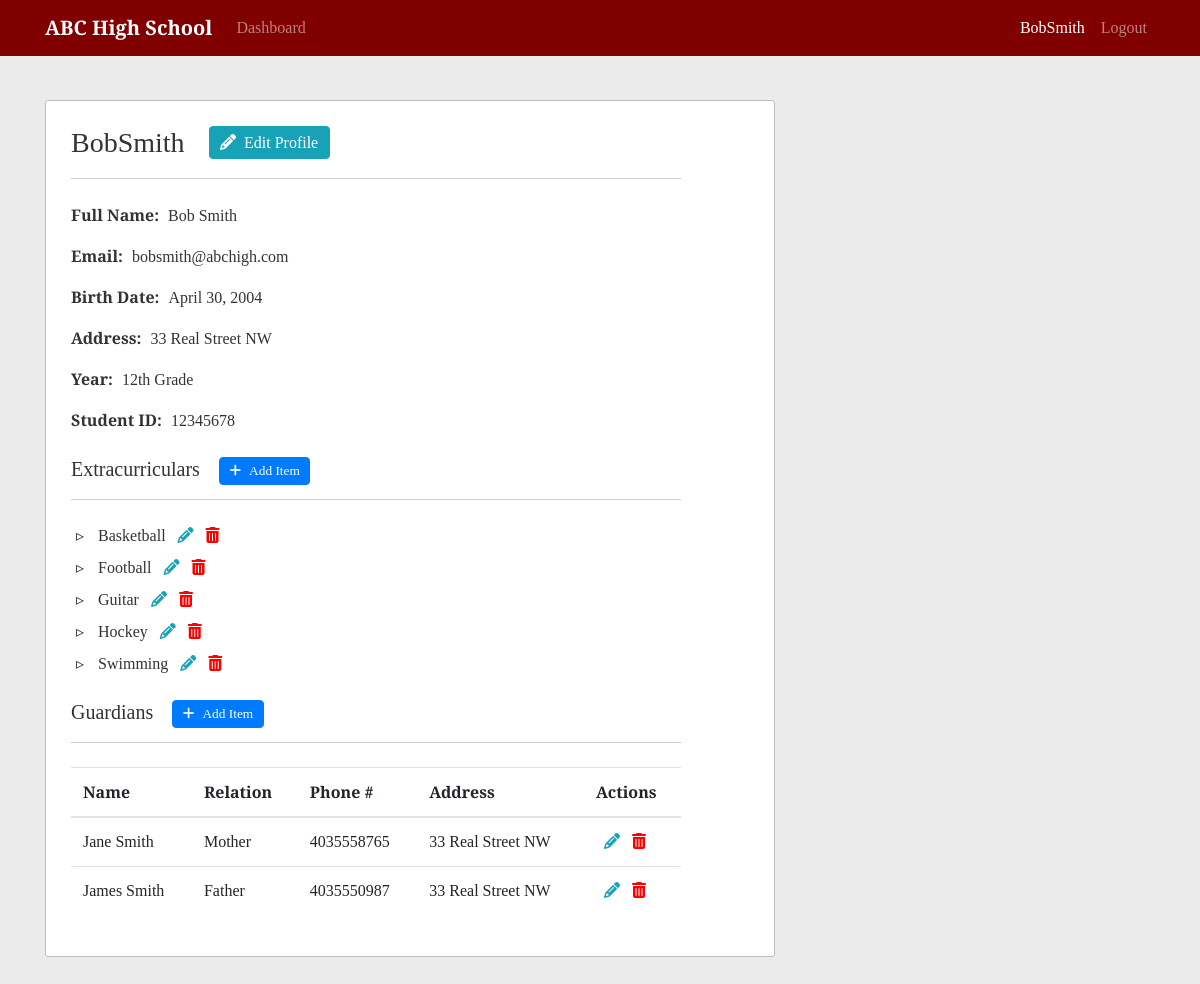
Before: /profile/BobSmith/ (signed in) with the older database file.
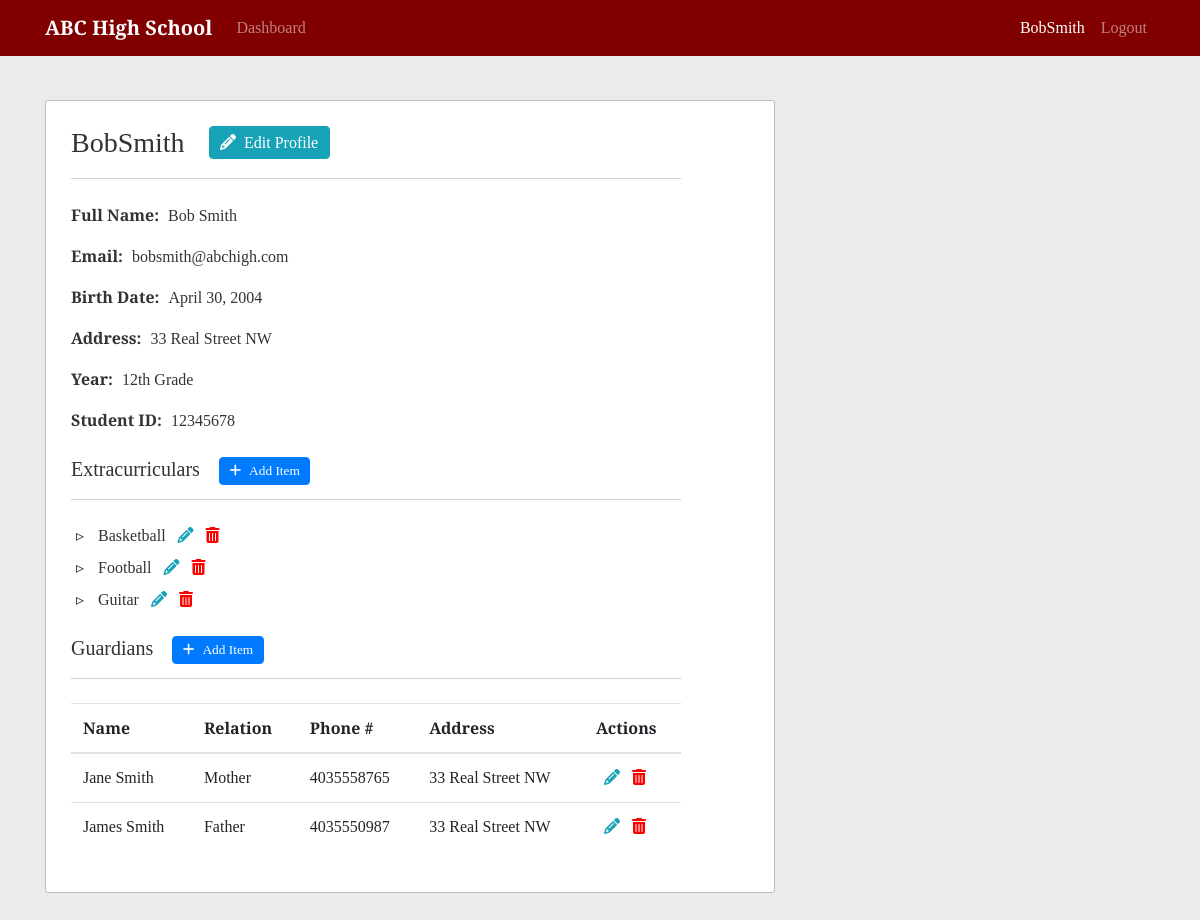
After: the same page with the newer database file.
### users/models.py (models this page shows, shortened)
class Profile(models.Model):
    user = models.OneToOneField(User, on_delete=models.CASCADE)
    birth_date = models.DateField(null=True, blank=True)
    address = models.CharField(max_length=255, blank=True)

class Student(models.Model):
    GRADE_TEN = '10'
    GRADE_ELEVEN = '11'
    GRADE_TWELVE = '12'
    YEAR_CHOICES = [
        (GRADE_TEN, '10th Grade'),
        (GRADE_ELEVEN, '11th Grade'),
        (GRADE_TWELVE, '12th Grade')
    ]
    user = models.OneToOneField(User, on_delete=models.CASCADE, primary_key=True)
    year = models.CharField(max_length=2, choices=YEAR_CHOICES)
    student_id_no = models.PositiveIntegerField(unique=True)

### school/models.py (models this page shows, shortened)
class ExtraCurricular(models.Model):
    student = models.ForeignKey(Student, on_delete=models.CASCADE)
    activity_name = models.CharField(max_length=100)
    class Meta:
        unique_together = ['student', 'activity_name']

class Guardian(models.Model):
    student = models.ForeignKey(Student, on_delete=models.CASCADE)
    first_name = models.CharField(max_length=255)
    last_name = models.CharField(max_length=255)
    phone_number = models.CharField(max_length=20)
    address = models.CharField(max_length=255)
    relation = models.CharField(max_length=255)
    class Meta:
        unique_together = ['student', 'first_name', 'last_name']

### users/views.py (the view, shortened to what this page needs)
# urls.py: path('profile/', user_views.profile_redirect, name='profile-redirect'),
def profile(request, **kwargs):
    if not (request.user.is_authenticated):
        return redirect('login')
    user = request.user
    profile_user = User.objects.filter(username=kwargs.get('username')).first()
    if not profile_user:
        return redirect('access-denied')
    temp_student = Student.objects.filter(user=profile_user).first()
    extra_curriculars = ExtraCurricular.objects.filter(student=temp_student)
    guardians = Guardian.objects.filter(student=temp_student)
    temp_instructor = Instructor.objects.filter(user=profile_user).first()
    taught_courses = Course.objects.filter(instructor=temp_instructor)
    context = {
        'kwargs': kwargs,
        'profile_user': profile_user,
        'extra_curriculars': extra_curriculars,
        'guardians': guardians,
        'taught_courses': taught_courses
    }
    if user.is_superuser:
        return render(request, 'users/profile.html', context=context)
    if (profile_user.is_superuser):
        return redirect('access-denied')
    if (user == profile_user):
        return render(request, 'users/profile.html', context=context)

### users/templates/users/profile.html (shortened to what this page needs)
{% extends "school/content.html" %}
{% block content %}
  <div class="content-section">
    <div class="content-title">
      <h3 class="profile-title">{{ kwargs.username }}</h3>
      {% if user.username == kwargs.username %}
        <a class="btn btn-info profile-button" href="{% url 'update-profile' user.profile.id %}"><i class="fas fa-pencil-alt mr-2"></i>Edit Profile</a>
      {% endif %}
    </div>
    <p>
      <span class="data-title">Full Name:</span>
      <span class="data-content">{{ profile_user.first_name }} {{ profile_user.last_name }}</span>
    </p>
    <p>
      <span class="data-title">Email:</span>
      <span class="data-content">{{ profile_user.email }}</span>
    </p>
    <p>
      <span class="data-title">Birth Date:</span>
      <span class="data-content">{{ profile_user.profile.birth_date }}</span>
    </p>
    <p>
      <span class="data-title">Address:</span>
      <span class="data-content">{{ profile_user.profile.address }}</span>
    </p>
    {% if profile_user.student %}
      <p>
        <span class="data-title">Year:</span>
        <span class="data-content">{{ profile_user.student.get_year_display }}</span>
      </p>
      <p>
        <span class="data-title">Student ID:</span>
        <span class="data-content">{{ profile_user.student.student_id_no }}</span>
      </p>
      <div class="content-title mt-4">
        <h5 class="profile-title">Extracurriculars</h5>
        {% if user.username == kwargs.username %}
          <a class="btn btn-primary sub-profile-button" href="{% url 'create-extra-curricular' %}"><i class="fas fa-plus mr-2"></i>Add Item</a>
        {% endif %}
      </div>
      {% if extra_curriculars %}
        <ul class="profile-list">
        {% for extra_curricular in extra_curriculars %}
          <li class="profile-list-item">
            {{ extra_curricular.activity_name }}
            {% if user.username == kwargs.username %}
              <span class="inline-row-buttons">
                <a class="edit-link" href="{% url 'update-extra-curricular' extra_curricular.id %}"><i class="fas fa-pencil-alt ml-2"></i></a>
                <a class="delete-link" href="{% url 'delete-extra-curricular' extra_curricular.id %}"><i class="fas fa-trash-alt ml-2"></i></a>
              </span>
            {% endif %}
          </li>
        {% endfor %}
        </ul>
      {% else %}
        <p>No extracurricular activities</p>
      {% endif %}
      <div class="content-title mt-4">
        <h5 class="profile-title">Guardians</h5>
        {% if user.username == kwargs.username %}
          <a class="btn btn-primary sub-profile-button" href="{% url 'create-guardian' %}"><i class="fas fa-plus mr-2"></i>Add Item</a>
        {% endif %}
      </div>
      {% if guardians %}
        <div class="table-responsive">
          <table class="table content-table">
            <thead>
              <tr>
                <th scope="col">Name</th>
                <th scope="col">Relation</th>
                <th scope="col">Phone #</th>
                <th scope="col">Address</th>
                {% if user.username == kwargs.username %}
                  <th scope="col">Actions</th>
                {% endif %}
              </tr>
            </thead>
            <tbody>
              {% for guardian in guardians %}
                <tr>
                  <td scope="row">{{ guardian.first_name }} {{ guardian.last_name }}</th>
                  <td>{{ guardian.relation }}</td>
                  <td>{{ guardian.phone_number }}</td>
                  <td>{{ guardian.address }}</td>
                  {% if user.username == kwargs.username %}
                    <td>
                      <span class="inline-row-buttons">
                        <a class="edit-link" href="{% url 'update-guardian' guardian.id %}"><i class="fas fa-pencil-alt ml-2"></i></a>
                        <a class="delete-link" href="{% url 'delete-guardian' guardian.id %}"><i class="fas fa-trash-alt ml-2"></i></a>
                      </span>
                    </td>
                  {% endif %}
                </tr>
              {% endfor %}
            </tbody>
          </table>
        </div>
      {% else %}
        <p>No guardians</p>
      {% endif %}
    {% endif %}
  </div>
{% endblock content %}

### school/templates/school/content.html (shortened to what this page needs)
{% extends "school/base.html" %}
{% block display %}
  <div class="row">
    <div class="col-md-8">
      {% block content %}{% endblock %}
    </div>
  </div>
{% endblock display %}

### school/templates/school/base.html (shortened to what this page needs)
{% load static %}
<!DOCTYPE html>
<html lang="en">
  <head>
    <link rel="stylesheet" href="https://stackpath.bootstrapcdn.com/bootstrap/4.3.1/css/bootstrap.min.css">
    <link rel="stylesheet" href="https://cdnjs.cloudflare.com/ajax/libs/datepicker/0.6.5/datepicker.min.css" />
    <link rel="stylesheet" href="{% static 'school/main.css' %}">
  </head>
  <body>
    <nav class="navbar navbar-expand-md navbar-dark fixed-top">
      <div class="container">
        <a class="navbar-brand" href="/">ABC High School</a>
        <div class="collapse navbar-collapse" id="navbarCollapse">
          <div class="navbar-nav mr-auto">
            {% if user.is_authenticated %}
              <a class="nav-item nav-link {% if request.resolver_match.url_name == 'user-dashboard' %}active{% endif %}" href="{% url 'home' %}">Dashboard</a>
            {% else %}
              <a class="nav-item nav-link {% if request.resolver_match.url_name == 'home' %}active{% endif %}" href="{% url 'home' %}">Home</a>
            {% endif %}
          </div>
          <div class="navbar-nav">
            {% if user.is_authenticated %}
              <a class="nav-item nav-link {% if request.resolver_match.url_name == 'profile' and user.username == kwargs.username %}active{% endif %}" href="{% url 'profile' user.username %}">{{ user }}</a>
              <a class="nav-item nav-link" href="{% url 'logout' %}">Logout</a>
            {% else %}
              <a class="nav-item nav-link {% if request.resolver_match.url_name == 'login' %}active{% endif %}" href="{% url 'login' %}">Sign In</a>
            {% endif %}
          </div>
        </div>
      </div>
    </nav>
    <div class="container main-body">
      {% block display %}{% endblock display %}
    </div>
  </body>
</html>

### school/static/school/main.css (style rules this page uses)
body { background: #ebebeb; color: #333333; margin-top: 5rem; font-family: 'Arvo', serif; }
.navbar { background-color: #800000; }
.navbar-brand { font-weight: 700; }
.main-body { margin-top: 100px; margin-bottom: 60px; }
.content-section { background-color:#ffffff; border: 1px solid #bebebe; border-radius: 3px; padding: 25px; margin-bottom: 50px; }
.content-title { border-bottom: 1px solid #cfcfcf; padding-bottom: 10px; margin-bottom: 24px; width: 90%; }
.profile-title { display: inline-block; }
.profile-button { margin-left: 20px; vertical-align: top; padding: .23rem .65rem; }
.sub-profile-button { margin-left: 15px; font-size: smaller; vertical-align: top; padding: .2rem .6rem; }
.inline-row-buttons a { color: #333333; }
.inline-row-buttons a.edit-link { color: #17a2b8; }
.inline-row-buttons a.delete-link { color: #ff0000; }
.content-table { width: 90%; }
.data-title { font-weight: 700; margin-right: 5px; }
.data-content { display: inline-block; }
.profile-list { padding-inline-start: 5px; }
.profile-list-item { list-style: none; margin: 0.5rem 0; }
.profile-list-item::before { content: "\25B9"; margin-right: 10px; }

Changed rows visible on the page:
removed ExtraCurricular: activity_name "Hockey"
removed ExtraCurricular: activity_name "Swimming"
